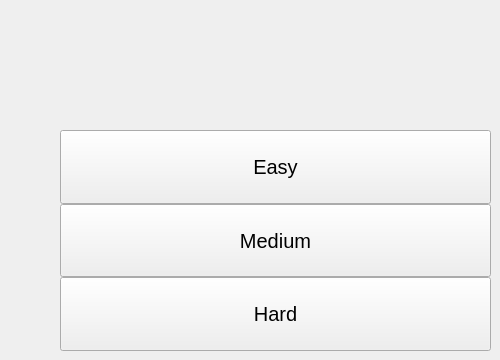
      <widget class="QWidget" name="page_4">
       <widget class="QWidget" name="verticalLayoutWidget_2">
        <property name="geometry">
         <rect>
          <x>60</x>
          <y>130</y>
          <width>431</width>
          <height>221</height>
         </rect>
        </property>
        <layout class="QVBoxLayout" name="verticalLayout_2">
         <property name="spacing">
          <number>0</number>
         </property>
         <item>
          <widget class="QPushButton" name="easyButton">
           <property name="sizePolicy">
            <sizepolicy hsizetype="Preferred" vsizetype="Preferred">
             <horstretch>0</horstretch>
             <verstretch>0</verstretch>
            </sizepolicy>
           </property>
           <property name="font">
            <font>
             <pointsize>15</pointsize>
            </font>
           </property>
           <property name="text">
            <string>Easy</string>
           </property>
          </widget>
         </item>
         <item>
          <widget class="QPushButton" name="mediumButton">
           <property name="sizePolicy">
            <sizepolicy hsizetype="Preferred" vsizetype="Preferred">
             <horstretch>0</horstretch>
             <verstretch>0</verstretch>
            </sizepolicy>
           </property>
           <property name="font">
            <font>
             <pointsize>15</pointsize>
            </font>
           </property>
           <property name="text">
            <string>Medium</string>
           </property>
          </widget>
         </item>
         <item>
          <widget class="QPushButton" name="hardButton">
           <property name="sizePolicy">
            <sizepolicy hsizetype="Preferred" vsizetype="Preferred">
             <horstretch>0</horstretch>
             <verstretch>0</verstretch>
            </sizepolicy>
           </property>
           <property name="font">
            <font>
             <pointsize>15</pointsize>
            </font>
           </property>
           <property name="text">
            <string>Hard</string>
           </property>
          </widget>
         </item>
        </layout>
       </widget>
      </widget>
